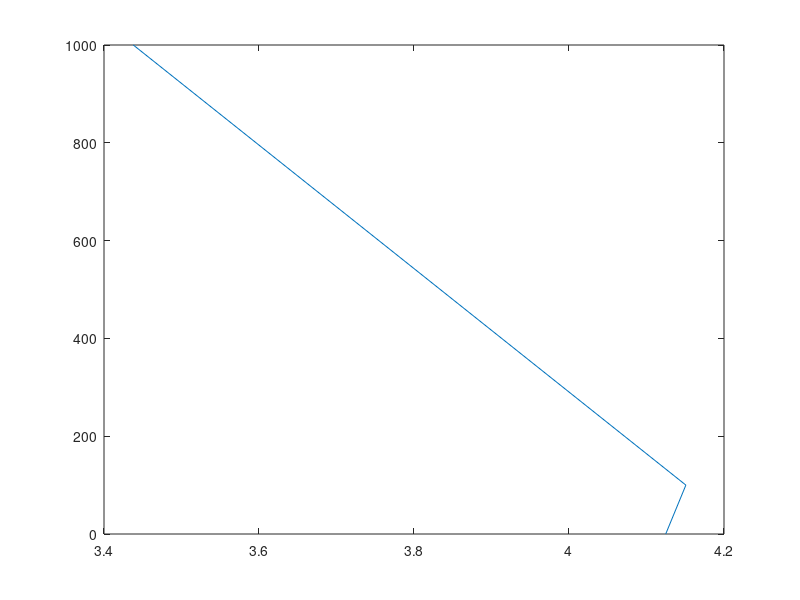

MATLAB code for this plot:
%NTU Standards
NTU = [1000 100 0];

%Measured Voltages
V = [3.4378 4.1508 4.1248];

%Graph for calibrating
plot(V,NTU)

%NTUof 10 = 4.329 V and Calulcated to be -207.8139

